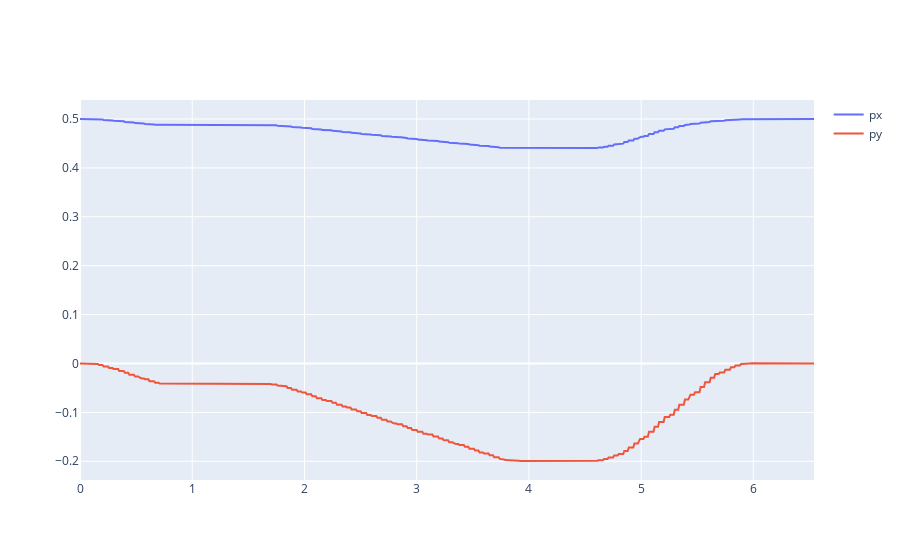

The notebook cell saved with this chart:
### Code cell
fig = go.Figure(data=[go.Scatter(x=relative_time, y=pose[:,1], name='px'),
                      go.Scatter(x=relative_time, y=pose[:,2], name='py')
                     ]
               )
fig.show()

### Figure 1 — Plotly figure (JSON) as saved in the notebook; plotly's stock layout.template omitted (floating-point values rounded to 4 significant figures; data arrays with more than 128 entries replaced by an {"elided": "..."} marker saying what was removed)
{"data": [{"name": "px", "type": "scatter", "x": {"elided": "655 float values"}, "y": {"elided": "655 float values"}}, {"name": "py", "type": "scatter", "x": {"elided": "655 float values"}, "y": {"elided": "655 float values"}}], "layout": {}}
